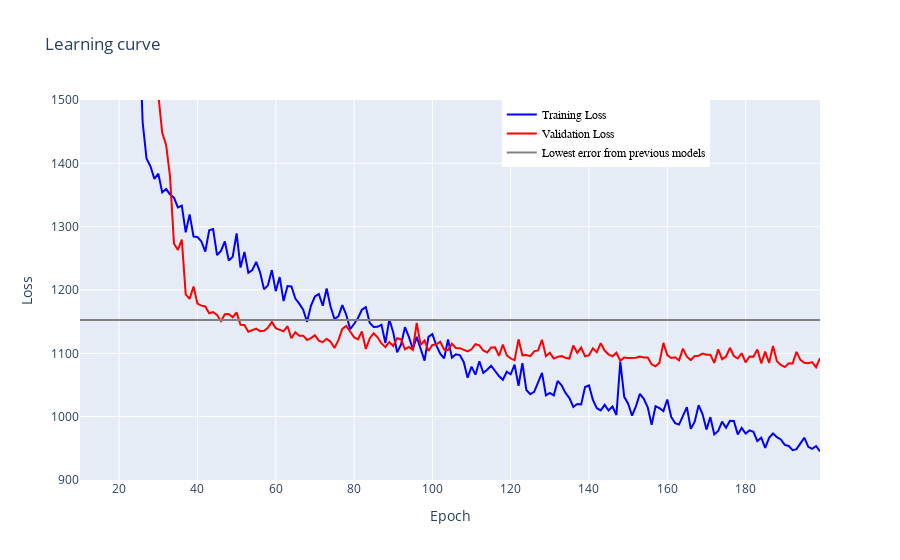

The notebook cell this image was saved under:
### Code cell
DNN_plot_loss(history,starting_epoch=10, previous_val_loss=previous_val_loss)

### Figure 1 — Plotly figure (JSON) as saved in the notebook; plotly's stock layout.template omitted (floating-point values rounded to 4 significant figures; data arrays with more than 128 entries replaced by an {"elided": "..."} marker saying what was removed)
{"data": [{"marker": {"color": "blue", "opacity": 0.5, "size": 5}, "mode": "lines", "name": "Training Loss", "type": "scatter", "x": {"elided": "190 int values"}, "y": {"elided": "190 float values"}}, {"marker": {"color": "red", "opacity": 0.5, "size": 5}, "mode": "lines", "name": "Validation Loss", "type": "scatter", "x": {"elided": "190 int values"}, "y": {"elided": "190 float values"}}, {"marker": {"color": "grey", "size": 5}, "mode": "lines", "name": "Lowest error from previous models", "type": "scatter", "x": {"elided": "190 int values"}, "y": {"elided": "190 float values"}}], "layout": {"legend": {"font": {"color": "black", "family": "sans-serif", "size": 12}, "traceorder": "normal", "x": 0.57, "y": 1}, "title": {"text": "Learning curve"}, "xaxis": {"range": [10, 199], "title": {"text": "Epoch"}}, "yaxis": {"range": [900, 1500], "title": {"text": "Loss"}}}}
